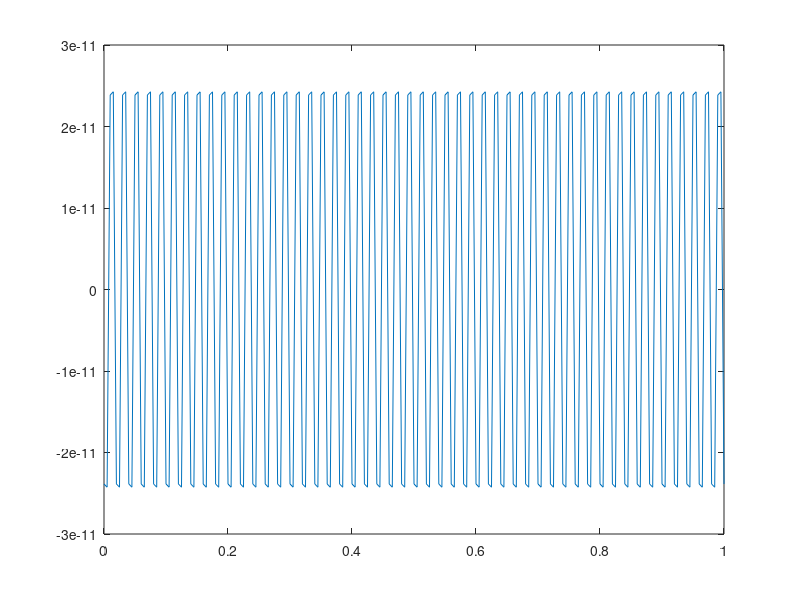

MATLAB code for this plot:
% upwind method for solving wave equation%
clc
clear
%N number of point &n number of time step point%
N=201;
xmin=0;
xmax=1;
h=xmax/(N-1);
a=0.2;
tmax=2.5;
T=0.02;
n=(tmax/T)+1;
c=a*T/h;
u=zeros(n,N);
x=zeros(N,1);
%initial condition%
for i=1:N
    x(i)=(i-1)*h;
    u(1,i)=sin(100*pi*x(i));
end
for k=1:n
    u(k,1)=u(k,N);
    for i=2:N
        u(k+1,i)=u(k,i)-(c*(u(k,i)-u(k,i-1)));
    end
end
ufinal=u(n,:);
finalenergy=0.5*sqrt(sum(ufinal.^2))
plot(x,ufinal)

    
    
    
    

